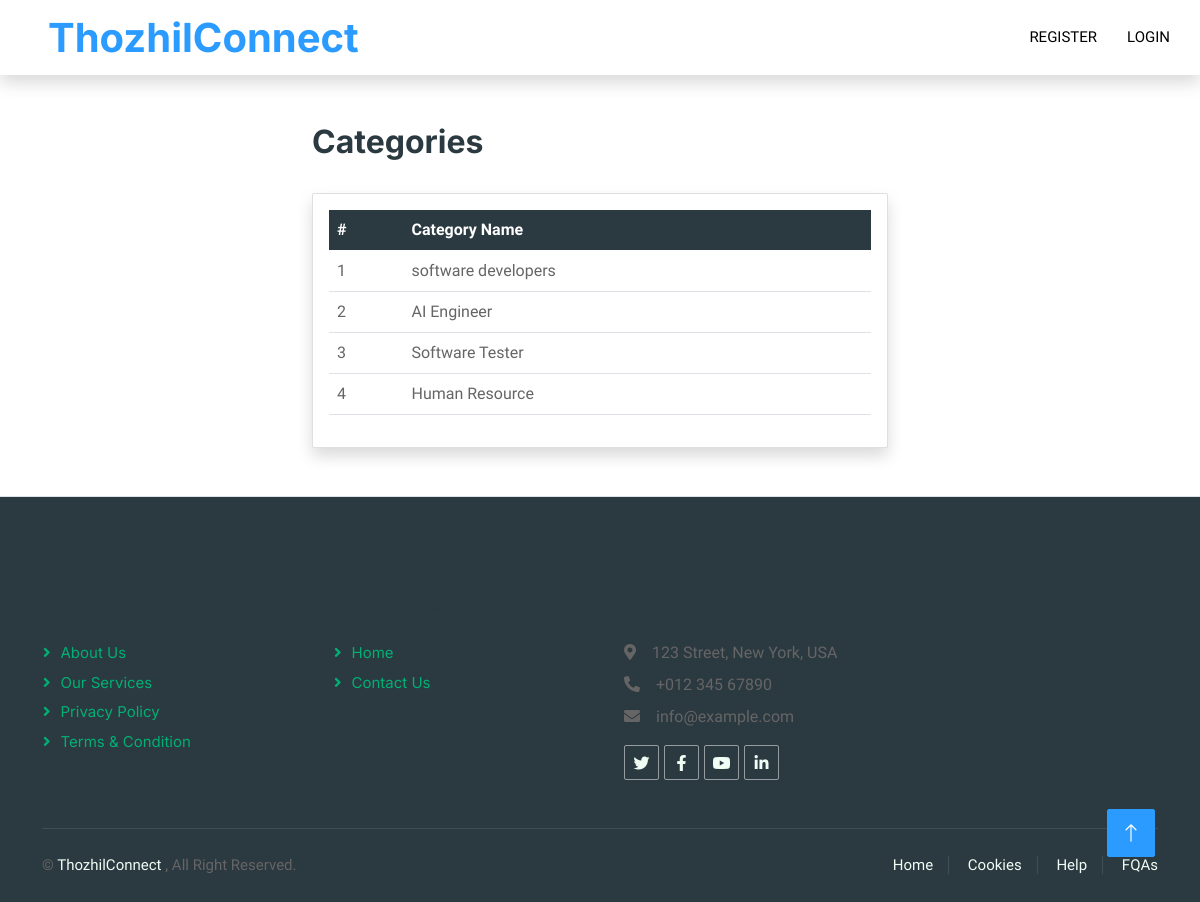
The page /jobs/categorylist on the database as committed earlier.
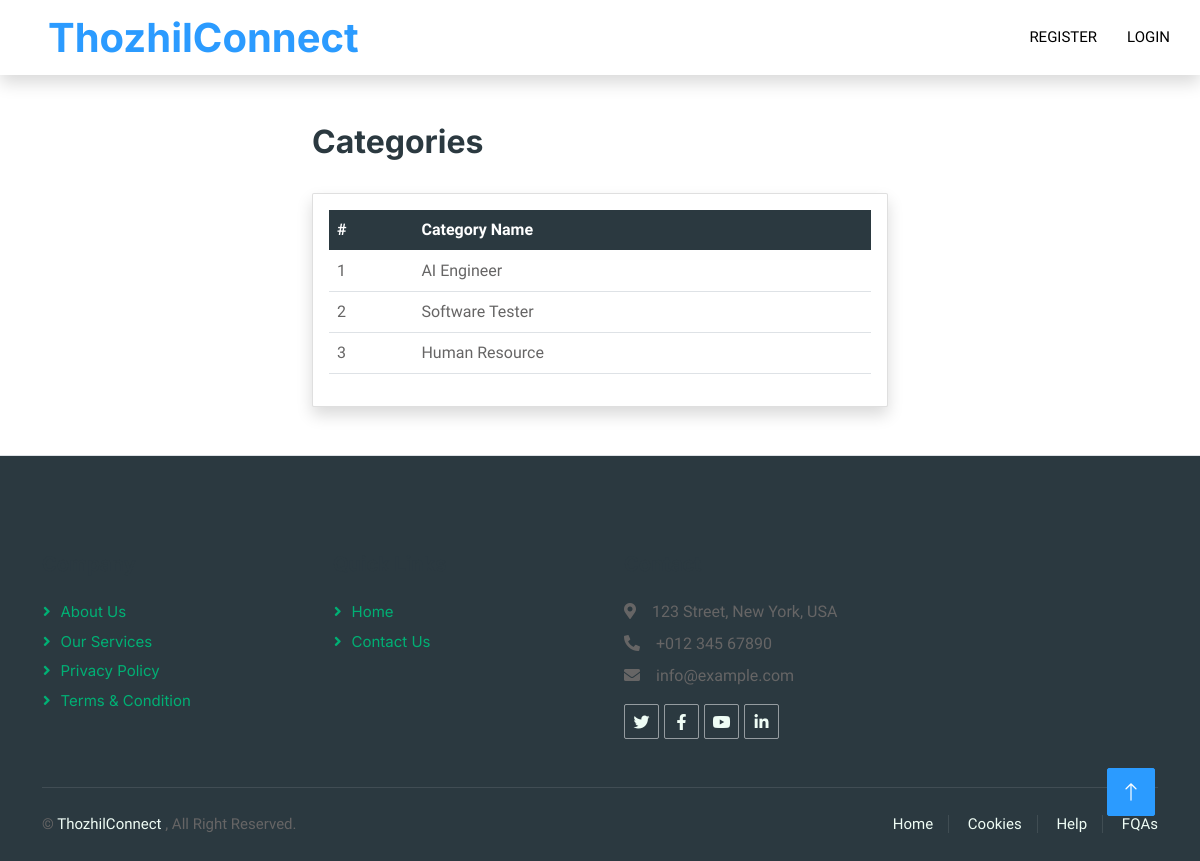
The same page on the database as committed later.
### jobs/models.py (models this page shows, shortened)
class Category(models.Model):
    category_name = models.CharField(max_length=100)
    icon = icon = models.CharField(max_length=100,default="fa-solid fa-briefcase")

### jobs/views.py (the view)
# urls.py: path('categorylist',views.Categorylist.as_view(),name="categorylist")
class Categorylist(View):
    def get(self,request):
        categories = Category.objects.all()
        context = {"categories":categories}
        return render(request,'categorylist.html',context)

### templates/categorylist.html (shortened to what this page needs)
{% extends 'base.html' %}
{% block content %}
<div class="container py-5 w-50">
    <div class="d-flex justify-content-between align-items-center mb-4">
        <h2>Categories</h2>
    </div>
    <div class="card shadow">
        <div class="card-body">
            <table class="table table-hover">
                <thead class="table-dark">
                    <tr>
                        <th>#</th>
                        <th>Category Name</th>
                    </tr>
                </thead>
                <tbody>
                {% for category in categories %}
                    <tr>
                        <td>
                            {{ forloop.counter }}
                        </td>
                        <td>
                            {{ category.category_name }}
                        </td>
                    </tr>
                {% endfor %}
                </tbody>
            </table>
        </div>
    </div>
</div>
{% endblock %}

Rows that differ between the two databases and show on the page:
removed Category: category_name "software developers"
